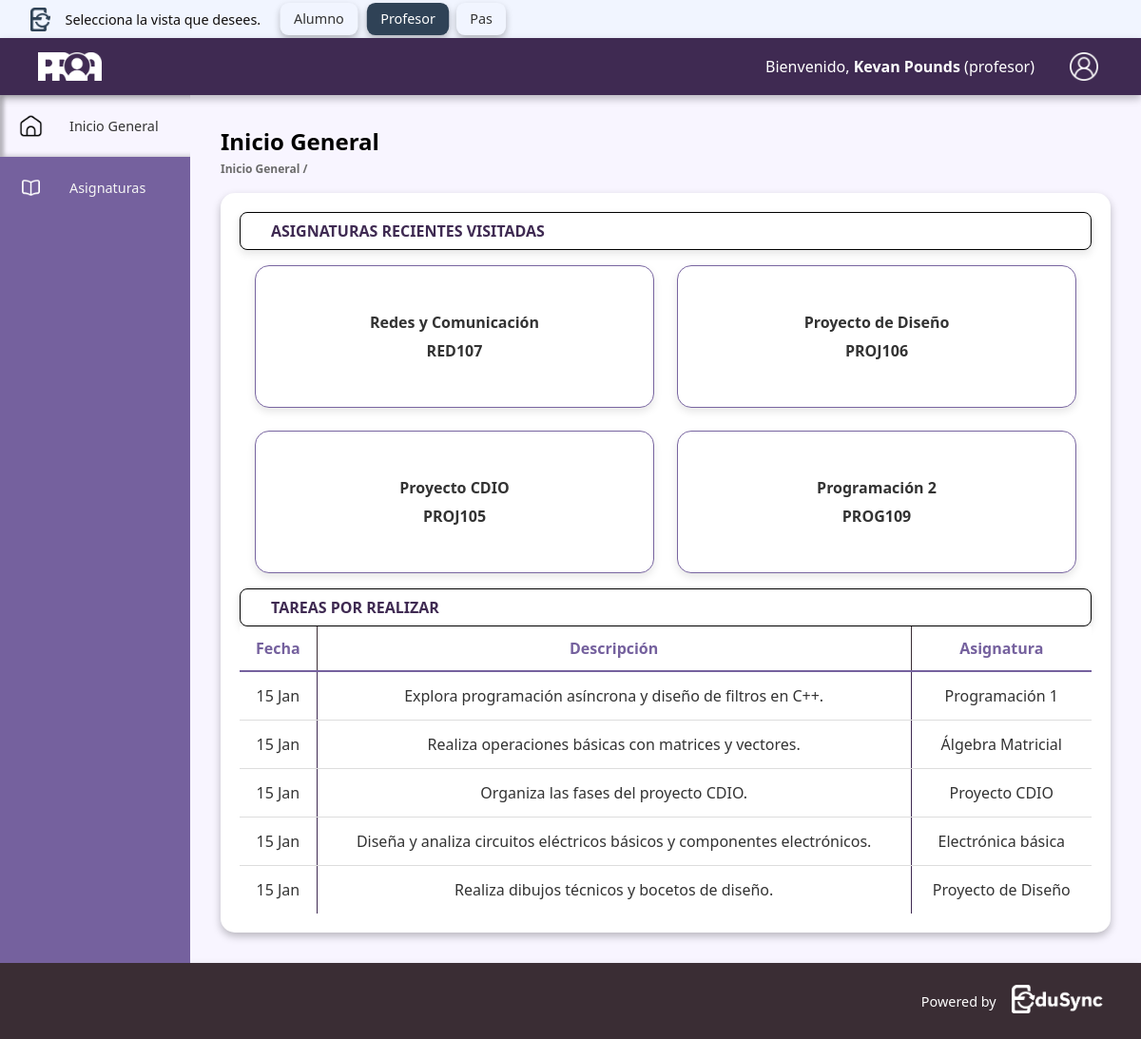
Page /src/app/proa/profeAlumno/inicioGeneral.php (signed in) on the committed database.
### tables this page shows
CREATE TABLE `asignaturas` (
  `id_asignatura` int(11) NOT NULL,
  `nombre` varchar(100) DEFAULT NULL,
  `codigo` varchar(20) DEFAULT NULL,
  `descripcion` text DEFAULT NULL,
  `tipo_titulacion` enum('Grado','Doble Grado','Máster') DEFAULT NULL,
  `curso` enum('1','2','3','4') DEFAULT NULL,
  `cuatrimestre` enum('1','2') DEFAULT NULL,
  `objetivo_asignatura` text DEFAULT NULL,
  `informacion_extra` text DEFAULT NULL,
  `grupo_id` varchar(10) NOT NULL
);

CREATE TABLE `tareas` (
  `id_tarea` int(11) NOT NULL,
  `id_asignatura` int(11) DEFAULT NULL,
  `titulo` varchar(100) DEFAULT NULL,
  `descripcion` text DEFAULT NULL,
  `fecha_apertura` date DEFAULT NULL,
  `fecha_entrega` date DEFAULT NULL,
  `puntuacion_maxima` decimal(5,2) DEFAULT NULL,
  `archivo_adjunto` varchar(255) DEFAULT NULL,
  `creado_por` varchar(10) DEFAULT NULL,
  `grupo_id` varchar(10) NOT NULL
);

### src/app/includes/proaInc/proaProfesores/inicioGeneral.inc (the view)
<?php
include __DIR__ . '/../../conexion.inc';
$asignaturas = [];
$result_asignaturas = $conn_proa->query("SELECT id_asignatura, nombre, codigo FROM asignaturas ORDER BY codigo DESC LIMIT 4");
if ($result_asignaturas) {
    while ($fila = $result_asignaturas->fetch_assoc()) {
        $asignaturas[] = $fila;
    }
} else {
    echo "Error en asignaturas: " . $conn_proa->error;
}
$tareas = [];
$result_tareas = $conn_proa->query("SELECT t.fecha_entrega, t.descripcion, a.nombre AS nombre_asignatura, a.codigo
FROM tareas t
JOIN asignaturas a ON t.id_asignatura = a.id_asignatura
ORDER BY t.fecha_entrega ASC LIMIT 5
");
if ($result_tareas) {
    while ($fila = $result_tareas->fetch_assoc()) {
        $tareas[] = $fila;
    }
} else {
    echo "Error en tareas: " . $conn_proa->error;
}
?>
<main class="content">
    <section class="bloque-info">
        <div class="cabecera-tareas">
            <h1>ASIGNATURAS RECIENTES VISITADAS</h1>
        </div>
        <div class="tabla-flex-container inicioGenAsig">
            <ul class="asignaturas">
                <?php foreach ($asignaturas as $asignatura): ?>
                    <li>
                        <a href="inicioAsignatura.php?id=<?= urlencode($asignatura['id_asignatura']) ?>">
                            <span class="nombre-asignatura"><?= htmlspecialchars($asignatura['nombre']) ?></span>
                            <span class="codigo-asignatura"><?= htmlspecialchars($asignatura['codigo']) ?></span>
                        </a>
                    </li>
                <?php endforeach; ?>
            </ul>
        </div>
    </section>
    <section class="bloque-info">
        <div class="cabecera-tareas">
            <h1>TAREAS POR REALIZAR</h1>
        </div>
        <div class="tabla-container">
            <table class="tabla-asignaturas">
                <thead>
                <tr>
                    <th>Fecha</th>
                    <th>Descripción</th>
                    <th>Asignatura</th>
                </tr>
                </thead>
                <tbody>
                <?php foreach ($tareas as $tarea): ?>
                    <tr>
                        <td><?= date('d M', strtotime($tarea['fecha_entrega'])) ?></td>
                        <td><?= htmlspecialchars($tarea['descripcion']) ?></td>
                        <td>
                            <a class="asignatura-link" href="tarea.php?codigo=<?= urlencode($tarea['codigo']) ?>">
                                <?= htmlspecialchars($tarea['nombre_asignatura']) ?>
                            </a>
                        </td>
                    </tr>
                <?php endforeach; ?>
                </tbody>
            </table>
        </div>
    </section>
</main>

### src/app/proa/profeAlumno/inicioGeneral.php (shortened to what this page needs)
<!DOCTYPE html>
<html lang="es">
<head>
    <link rel="stylesheet" href="../../../css/proaCSS/estilosBaseProa.css">
    <link rel="stylesheet" href="../../../css/proaCSS/iniciosProa.css">
</head>
<body>
    <?php include '../../includes/proaInc/menuProa.inc'; ?>
    <?php include '../../includes/proaInc/sidebarProaGeneral.inc'; ?>
    <div class="contenido">
        <h2>Inicio General</h2>
        <div class="migas">
            <a class="ubicacion-actual" href="#">Inicio General / </a>
        </div>
        <div class="contenido-interior">
            <?php
            if ($userdata['rol'] == 'alumno') {
                include '../../includes/proaInc/proaAlumnos/inicioGeneral.inc';
            } elseif ($userdata['rol'] == 'profesor') {
                include '../../includes/proaInc/proaProfesores/inicioGeneral.inc';
            }
            ?>
        </div>
    </div>
    <?php include '../../includes/proaInc/footerProa.inc'; ?>
</body>
</body>
</html>

### src/app/includes/proaInc/menuProa.inc (shortened to what this page needs)
<?php
$pagina_actual = basename($_SERVER['PHP_SELF']);
$userdata = $_SESSION ?? null;
?>
<?php if ($pagina_actual == 'LoginProa.php') { ?>
<header class="header-selector-usuario">
    <a class="logo-edusync" href="../../"><img src="../../imagenes/LogoEduSyncAzulV3.png" alt="logo de EduSync"></a>
    <span> Selecciona la vista que desees.</span>
    <div class="botones-selector-ordenador">
        <button onclick="location.href='autologin.php?rol=alumno'">Alumno</button>
        <button onclick="location.href='autologin.php?rol=profesor'">Profesor</button>
        <button onclick="location.href='autologin.php?rol=pas'">Pas</button>
    </div>
    <div class="botones-selector-movil">
        <select name="selector-vista" id="selector-vista" onchange="seleccionDeVista(this)">
            <option value="">Vistas</option>
            <option value="alumno">Alumno</option>
            <option value="profesor">Profesor</option>
            <option value="pas">Pas</option>
        </select>
        <script>
        function seleccionDeVista(select) {
            const rol = select.value;
            if (rol) {
                window.location.href = `autologin.php?rol=${rol}`;
            }
        }
        </script>
    </div>
</header>
<?php } else { ?>
<header class="header-selector-usuario">
    <a class="logo-edusync" href="../../../"><img src="../../../imagenes/LogoEduSyncAzulV3.png" alt="logo de EduSync"></a>
    <span> Selecciona la vista que desees.</span>
    <div class="botones-selector-ordenador">
        <button  <?php echo ($userdata['rol'] == 'alumno') ? 'class="vista-seleccionada" disabled' : ''; ?>onclick="location.href='../autologin.php?rol=alumno'">Alumno</button>
        <button <?php echo ($userdata['rol'] == 'profesor') ? 'class="vista-seleccionada" disabled' : ''; ?> onclick="location.href='../autologin.php?rol=profesor'">Profesor</button>
        <button <?php echo ($userdata['rol'] == 'pas') ? 'class="vista-seleccionada" disabled' : ''; ?> onclick="location.href='../autologin.php?rol=pas'">Pas</button>
    </div>
</header>
<header class="header-proa">
    <div class="elementos-izquierda">
        <?php if (($userdata['rol'] ?? '') == 'pas') { ?>
            <a class="logo-header" href="PasInicio.php"><img src="../../../imagenes/LogosProaBlanco.png" alt="Logotipo"></a>
        <?php } else { ?>
            <a class="logo-header" href="inicioGeneral.php"><img src="../../../imagenes/LogosProaBlanco.png" alt="Logotipo"></a>
        <?php } ?>
    </div>
    <div class="elementos-derecha">
        <p class="bienvenido bnv-exterior">Bienvenido, <strong><?php echo ($userdata['nombre'] ?? '') . " " . ($userdata['apellido1'] ?? ''); ?></strong> (<?php echo $userdata['rol'] ?? ''; ?>)</p>
        <button popovertarget="menu-usuario"><img src="../../../imagenes/user_1b.png" alt="Icono de Perfil"></button>
    </div>
</header>
<?php } ?>

### src/app/includes/proaInc/sidebarProaGeneral.inc (shortened to what this page needs)
<?php
$pagina_actual = basename($_SERVER['PHP_SELF']);
if ($pagina_actual == 'inicioGeneral.php' || $pagina_actual == 'asignaturas.php') {
    if ($pagina_actual == 'inicioGeneral.php') {
        echo '
        <aside class="sidebar sidebar-ordenador">
            <nav>
                <button class="sidebar-btn seccion-activa" onclick="window.location.href=\'#\';">
                    <img src="../../../imagenes/home.png" class="icono-menu"/>
                    <span>Inicio General</span>
                </button>
                <button class="sidebar-btn" onclick="window.location.href=\'asignaturas.php\';">
                    <img src="../../../imagenes/bookb.png" class="icono-menu"/>
                    <span>Asignaturas</span>
                </button>
            </nav>
        </aside>
        <div class="menu-movil">
            <button popovertarget="menu-hamburguesa">
                <img src="../../../imagenes/menu-hamburguesa.png" class="icono-hamburguesa"/>
            </button>
            <div id="menu-hamburguesa" popover>
                <nav>
                    <button class="sidebar-btn seccion-activa" onclick="window.location.href=\'#\';">
                        <img src="../../../imagenes/home.png" class="icono-menu"/>
                        <span>Inicio General</span>
                    </button>
                    <button class="sidebar-btn" onclick="window.location.href=\'asignaturas.php\';">
                        <img src="../../../imagenes/bookb.png" class="icono-menu"/>
                        <span>Asignaturas</span>
                    </button>
                </nav>
            </div>
        </div>';
    }
}
?>

### src/app/includes/proaInc/footerProa.inc
<?php
$pagina_actual = basename($_SERVER['PHP_SELF']);
if ($pagina_actual == 'LoginProa.php') {
echo '<footer class="footer-proa">
        <span class="footer-texto">Powered by</span>
        <a href="../../"><img class="footer-imagen-proa" src="../../imagenes/LogoEduSyncBlanco.png" alt="Logo Edusync" class="footer-logo"></a>
</footer>';
}
else{
echo '<footer class="footer-proa">
        <span class="footer-texto">Powered by</span>
        <a href="../../../"><img class="footer-imagen-proa" src="../../../imagenes/LogoEduSyncBlanco.png" alt="Logo Edusync" class="footer-logo"></a>
    </footer>';
}

### src/css/proaCSS/iniciosProa.css (style rules this page uses)
:root { --color-principal: #3f2a52; --color-principal-claro: #75619e; --color-principal-muy-claro: #beaed8; --color-principal-oscuro: #3a2d34; --color-fondo: #f8f5ff; --color-blanco: #ffffff; --color-gris-claro: #f5f5f5; --color-borde: #75619e; --color-texto: #333333; --color-texto-claro: #6b6b6b; --sombra-generica: 0px 4px 8px 0px rgba(0, 0, 0, 0.25); --sombra-interior: inset 0px 4px 4px rgba(0, 0, 0, 0.25); --altura-header: 60px; --altura-footer: 80px; --ancho-sidebar: 200px; --header-selector: 40px; --color-primario-edusync: #0D273D; --color-secundario-edusync: #2F4256; --color-fondo-edusync: #F1F5FF; --color-texto-edusync: #333333; --color-texto-claro-edusync: #FFFFFF; --color-boton-edusync: #2F4256; --color-boton-hover-edusync: #3D5166; }
.icono-menu { width: 29px; height: 29px; margin-right: 12px; flex-shrink: 0; }
.tabla-asignaturas { width: 100%; border-collapse: collapse; font-size: 16px; }
.tabla-asignaturas thead th { background-color: white; color: var(--color-principal-claro); font-weight: bold; padding: 12px; border-bottom: 2px solid var(--color-principal-claro); border-right: 1px solid var(--color-principal-oscuro); text-align: center; }
.tabla-asignaturas thead th:last-child { border-right: none; }
.tabla-asignaturas tbody td { background-color: white; padding: 14px; border-bottom: 1px solid #ddd; border-right: 1px solid var(--color-principal); text-align: center; color: #333; }
.tabla-asignaturas tbody td:last-child { border-right: none; }
.tabla-asignaturas tbody tr:last-child td { border-bottom: none; }
.asignatura-link { text-decoration: none; }
span { font-size: .9rem; }
ul.asignaturas, ul.informacionAsig, ul.tareas { grid-template-columns: repeat(auto-fill, minmax(280px, 1fr)); gap: 1.5rem; display: flex; flex-direction: column; list-style: none; padding: 0; }
ul.asignaturas { display: grid; }
ul.asignaturas li, ul.tareas li { background-color: white; border-radius: 15px; border: 1px solid #7865A0; padding: 0.5rem; box-shadow: 0 4px 8px rgba(0, 0, 0, 0.1); transition: transform 0.2s, box-shadow 0.2s; }
ul.asignaturas li a, ul.tareas li a { text-decoration: none; color: inherit; display: flex; flex-direction: column; gap: 0.5rem; }
.inicioGenAsig ul.asignaturas { display: grid; }
.cabecera-tareas { margin-top: 0px; position: static; top: 0; z-index: 100; border: 1px solid black; border-radius: 8px; display: flex; justify-content: space-between; align-items: center; padding: 0.5rem 2rem; box-shadow: 0 4px 10px rgba(0, 0, 0, 0.1); background-color: white; }
.cabecera-tareas h1 { position: static; font-size: 1rem; color: var(--color-principal); }
.tabla-flex-container { display: flex; flex-direction: column; gap: 12px; padding: 1rem; }
.asignaturas li { background-color: var(--color-opcion); border-radius: 12px; text-align: center; padding: 1.5rem; cursor: pointer; transition: transform 0.2s, box-shadow 0.2s; box-shadow: 0 4px 8px rgba(0, 0, 0, 0.1); display: flex; flex-direction: column; justify-content: center; align-items: center; height: 150px; }
.asignaturas li span { font-size: 1rem; font-weight: 600; color: #333; }

### rows in the picture
asignaturas: nombre "Redes y Comunicación", codigo "RED107"
asignaturas: nombre "Proyecto de Diseño", codigo "PROJ106"
asignaturas: nombre "Proyecto CDIO", codigo "PROJ105"
asignaturas: nombre "Programación 2", codigo "PROG109"
tareas: fecha_entrega "15 Jan", descripcion "Explora programación asíncrona y diseño de filtros en C++.", id_asignatura.nombre "Programación 1"
tareas: fecha_entrega "15 Jan", descripcion "Realiza operaciones básicas con matrices y vectores.", id_asignatura.nombre "Álgebra Matricial"
tareas: fecha_entrega "15 Jan", descripcion "Organiza las fases del proyecto CDIO.", id_asignatura.nombre "Proyecto CDIO"
tareas: fecha_entrega "15 Jan", descripcion "Diseña y analiza circuitos eléctricos básicos y componentes electrónicos.", id_asignatura.nombre "Electrónica básica"
tareas: fecha_entrega "15 Jan", descripcion "Realiza dibujos técnicos y bocetos de diseño.", id_asignatura.nombre "Proyecto de Diseño"

### other values in the picture
$userdata['nombre'] "Kevan"
$userdata['apellido1'] "Pounds"
$userdata['rol'] "profesor"
